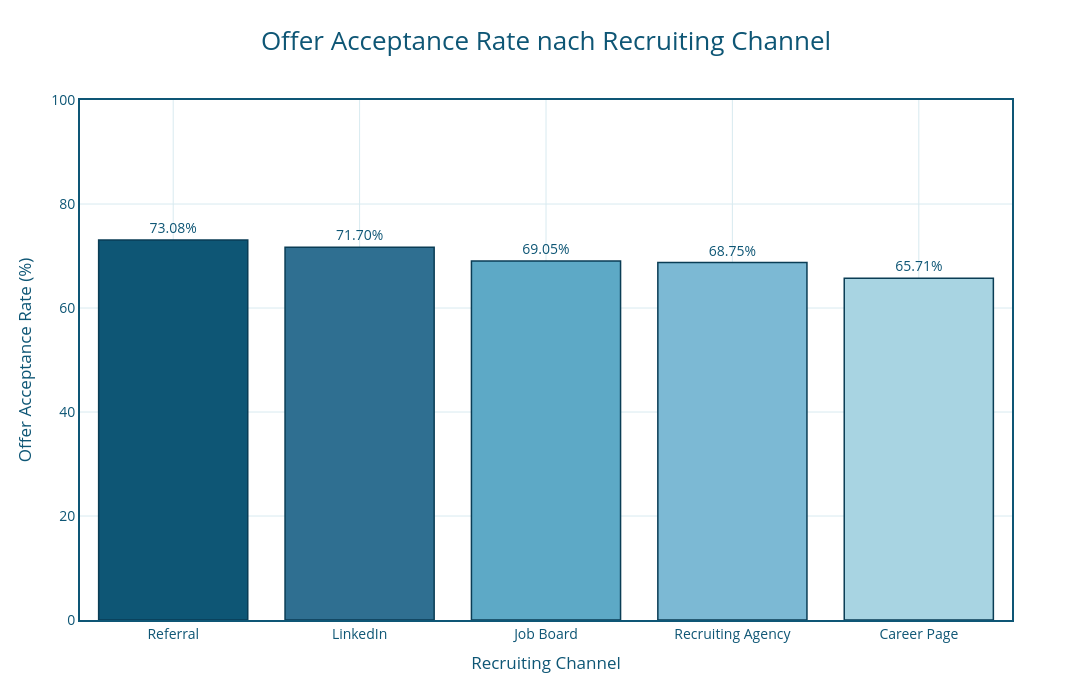

Notebook code for this chart:
### Markdown cell above
#### 6.2.6 Balkendiagramm Offer Acceptance Rate

### Code cell
# Offer Acceptance Rate nach Recruiting Channel
# ==========================================================
#
# Ziel:
# Vergleich der Angebotsannahmerate zwischen den Recruiting-Kanälen.
# Die Grafik zeigt, aus welchen Kanälen Kandidaten Angebote häufiger annehmen.

# Daten für das Diagramm vorbereiten
plot_df = (
    channel_summary
    .reset_index()
    .sort_values(
        by="Offer Acceptance Rate",
        ascending=False
    )
)

# Balkendiagramm erstellen
fig = px.bar(
    plot_df,
    x="channel_name",
    y="Offer Acceptance Rate",
    text="Offer Acceptance Rate",
    hover_data=[
        "Offer Made",
        "Offer Accepted",
        "Employment Started"
    ],
    color="channel_name",
    color_discrete_sequence=[
        "#0E5675",
        "#2F6F91",
        "#5DA9C6",
        "#7CB9D4",
        "#A8D4E2"
    ],
    title="Offer Acceptance Rate nach Recruiting Channel"
)



# Prozentwerte oberhalb der Balken anzeigen
fig.update_traces(
    texttemplate="%{text:.2f}%",
    textposition="outside",
    marker_line_color="#0A3D55",
    marker_line_width=1.5
)

# Layout im einheitlichen Farbdesign gestalten
fig.update_layout(
    width=1400,
    height=700,
    plot_bgcolor="white",
    paper_bgcolor="white",
    font=dict(
        size=14,
        color="#0E5675"
    ),
    title=dict(
        text="Offer Acceptance Rate nach Recruiting Channel",
        font=dict(
            size=26,
            color="#0E5675"
        ),
        x=0.5
    ),
    xaxis_title="Recruiting Channel",
    yaxis_title="Offer Acceptance Rate (%)",
    yaxis_range=[0, 100],
    showlegend=False
)

# Rahmen und dezente Gitternetzlinien ergänzen
fig.update_xaxes(
    showline=True,
    linewidth=2,
    linecolor="#0E5675",
    mirror=True,
    gridcolor="#D8EAF0"
)

fig.update_yaxes(
    showline=True,
    linewidth=2,
    linecolor="#0E5675",
    mirror=True,
    gridcolor="#D8EAF0"
)

fig.show()

### Figure 1 — Plotly figure (JSON) as saved in the notebook; plotly's stock layout.template omitted (floating-point values rounded to 4 significant figures)
{"data": [{"customdata": [[26, 19, 17]], "hovertemplate": "channel_name=%{x}<br>Offer Acceptance Rate=%{text}<br>Offer Made=%{customdata[0]}<br>Offer Accepted=%{customdata[1]}<br>Employment Started=%{customdata[2]}<extra></extra>", "legendgroup": "Referral", "marker": {"color": "#0E5675", "line": {"color": "#0A3D55", "width": 1.5}, "pattern": {"shape": ""}}, "name": "Referral", "orientation": "v", "showlegend": true, "text": [73.08], "textposition": "outside", "texttemplate": "%{text:.2f}%", "type": "bar", "x": ["Referral"], "xaxis": "x", "y": [73.08], "yaxis": "y"}, {"customdata": [[53, 38, 35]], "hovertemplate": "channel_name=%{x}<br>Offer Acceptance Rate=%{text}<br>Offer Made=%{customdata[0]}<br>Offer Accepted=%{customdata[1]}<br>Employment Started=%{customdata[2]}<extra></extra>", "legendgroup": "LinkedIn", "marker": {"color": "#2F6F91", "line": {"color": "#0A3D55", "width": 1.5}, "pattern": {"shape": ""}}, "name": "LinkedIn", "orientation": "v", "showlegend": true, "text": [71.7], "textposition": "outside", "texttemplate": "%{text:.2f}%", "type": "bar", "x": ["LinkedIn"], "xaxis": "x", "y": [71.7], "yaxis": "y"}, {"customdata": [[42, 29, 27]], "hovertemplate": "channel_name=%{x}<br>Offer Acceptance Rate=%{text}<br>Offer Made=%{customdata[0]}<br>Offer Accepted=%{customdata[1]}<br>Employment Started=%{customdata[2]}<extra></extra>", "legendgroup": "Job Board", "marker": {"color": "#5DA9C6", "line": {"color": "#0A3D55", "width": 1.5}, "pattern": {"shape": ""}}, "name": "Job Board", "orientation": "v", "showlegend": true, "text": [69.05], "textposition": "outside", "texttemplate": "%{text:.2f}%", "type": "bar", "x": ["Job Board"], "xaxis": "x", "y": [69.05], "yaxis": "y"}, {"customdata": [[16, 11, 11]], "hovertemplate": "channel_name=%{x}<br>Offer Acceptance Rate=%{text}<br>Offer Made=%{customdata[0]}<br>Offer Accepted=%{customdata[1]}<br>Employment Started=%{customdata[2]}<extra></extra>", "legendgroup": "Recruiting Agency", "marker": {"color": "#7CB9D4", "line": {"color": "#0A3D55", "width": 1.5}, "pattern": {"shape": ""}}, "name": "Recruiting Agency", "orientation": "v", "showlegend": true, "text": [68.75], "textposition": "outside", "texttemplate": "%{text:.2f}%", "type": "bar", "x": ["Recruiting Agency"], "xaxis": "x", "y": [68.75], "yaxis": "y"}, {"customdata": [[35, 23, 20]], "hovertemplate": "channel_name=%{x}<br>Offer Acceptance Rate=%{text}<br>Offer Made=%{customdata[0]}<br>Offer Accepted=%{customdata[1]}<br>Employment Started=%{customdata[2]}<extra></extra>", "legendgroup": "Career Page", "marker": {"color": "#A8D4E2", "line": {"color": "#0A3D55", "width": 1.5}, "pattern": {"shape": ""}}, "name": "Career Page", "orientation": "v", "showlegend": true, "text": [65.71], "textposition": "outside", "texttemplate": "%{text:.2f}%", "type": "bar", "x": ["Career Page"], "xaxis": "x", "y": [65.71], "yaxis": "y"}], "layout": {"barmode": "relative", "font": {"color": "#0E5675", "size": 14}, "height": 700, "legend": {"title": {"text": "channel_name"}, "tracegroupgap": 0}, "paper_bgcolor": "white", "plot_bgcolor": "white", "showlegend": false, "title": {"font": {"color": "#0E5675", "size": 26}, "text": "Offer Acceptance Rate nach Recruiting Channel", "x": 0.5}, "width": 1400, "xaxis": {"anchor": "y", "categoryarray": ["Referral", "LinkedIn", "Job Board", "Recruiting Agency", "Career Page"], "categoryorder": "array", "domain": [0, 1], "gridcolor": "#D8EAF0", "linecolor": "#0E5675", "linewidth": 2, "mirror": true, "showline": true, "title": {"text": "Recruiting Channel"}}, "yaxis": {"anchor": "x", "domain": [0, 1], "gridcolor": "#D8EAF0", "linecolor": "#0E5675", "linewidth": 2, "mirror": true, "range": [0, 100], "showline": true, "title": {"text": "Offer Acceptance Rate (%)"}}}}
